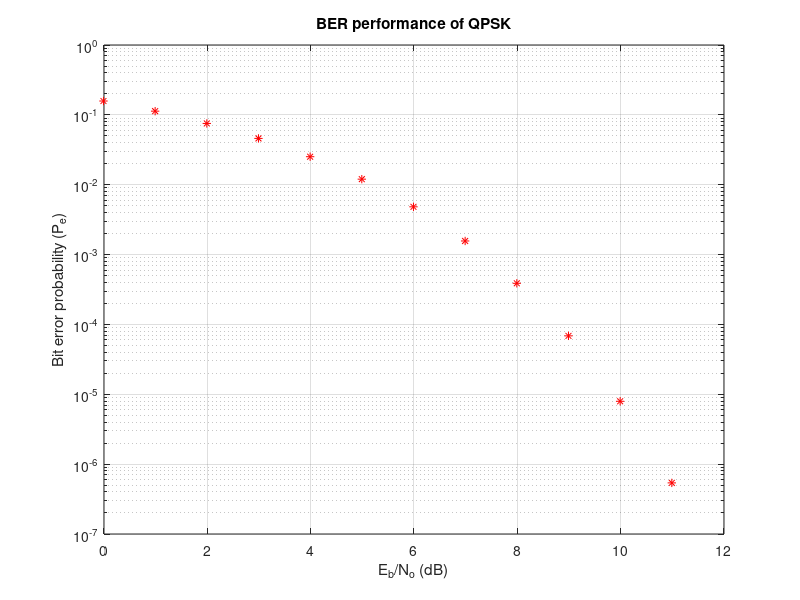

MATLAB code for this plot:
%Shift Keying Techniques - QPSK
clc
clear all
close all
M=4;  %Alphabet size
N=input("Enter the number of symbols: ");  %number of symbols
nb=log(M)/log(2);  %number of bits/symbol

%Transmitter
%bit generation
b=randi([0 1],N*nb,1);  %Random binary bits
bs=b; bs(bs==0)=-1;  %converting logical to electrical
%DEMUX
bo=bs(1:2:end); %odd part
be=bs(2:2:end); %even part
xs=bo+1j*be;
%scatterplot(xs);

SNRdB=1:1:15;
for ii=1:length(SNRdB)
    SNRii=SNRdB(ii);
    rn=awgn(xs,SNRii,'measured');
    %figure; plot(real(rn),imag(rn),'b.',be,bo,'ro');legend('received','ideal');
    %xlabel("Real");ylabel("Imaginary");
    %title(['QPSK constellation at SNR=' num2str(SNRii),' dB']); axis([-2 2 -2 2]);
    
    bcato=real(rn); bcato(bcato>=0)=1; bcato(bcato<0)=0;
    bcate=imag(rn); bcate(bcate>=0)=1; bcate(bcate<0)=0;
    bcat=zeros(size(b)); bcat(1:2:end)=bcato;bcat(2:2:end)=bcate;
    
    snr=10^(SNRii./10);
    Eb_by_No=snr/2;
    Eb_by_No_dB(ii)=10*log10(Eb_by_No);
    SER_th(ii)=erfc(sqrt(Eb_by_No));
    SER(ii)=length(find(b~=bcat))/N;
    BER_th(ii)=erfc(sqrt(Eb_by_No));
    BER(ii)=length(find(b~=bcat))/N;
    EVM=sqrt((sum((bo-real(rn)).^2+(be-imag(rn)).^2)/N)/var(bo+1j*be))*100;
    EVMdB(ii)=20*log10(EVM);
end
% semilogy(SNRdB,BER,'b--',SNRdB,BER_th,'r*'); axis([0 max(SNRdB) 10^-4 1]); grid on
figure;
semilogy(Eb_by_No_dB,BER,'b-',Eb_by_No_dB,BER_th,'r*');
axis([0 12 10^-7 1]);grid on;
xlabel('E_b/N_o (dB)'); ylabel('Bit error probability (P_e)');
title('BER performance of QPSK');

% a=[Eb_by_No_dB; BER_th; BER];
% fileID=fopen('BER_QPSK.dat','w');
% fwrite(fileID, a, 'double');
% fclose(fileID);